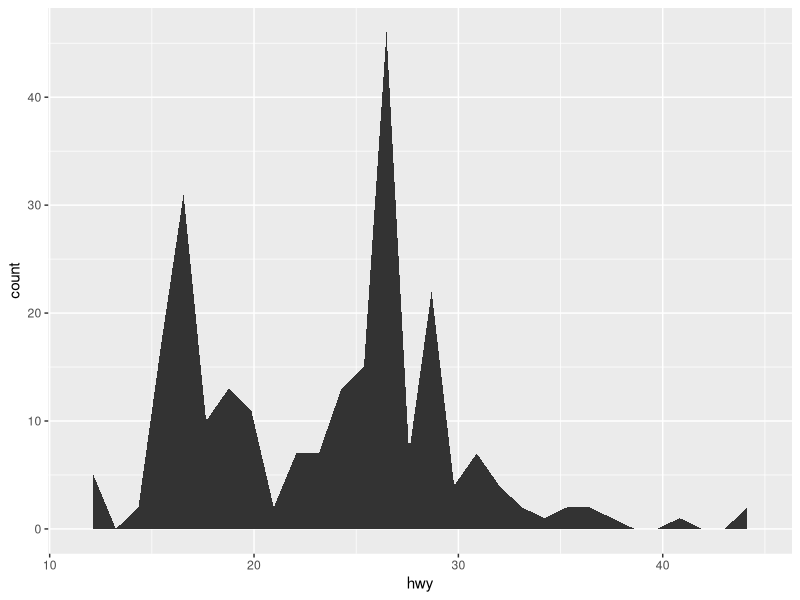
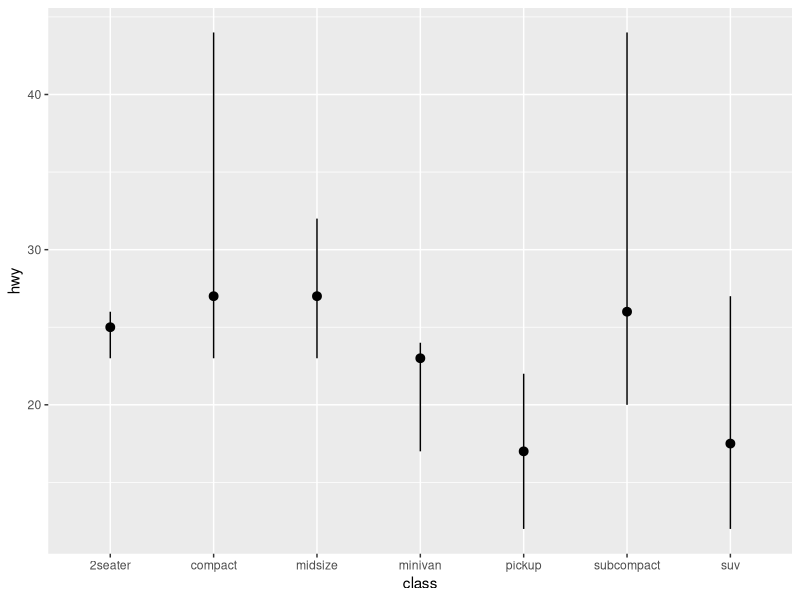
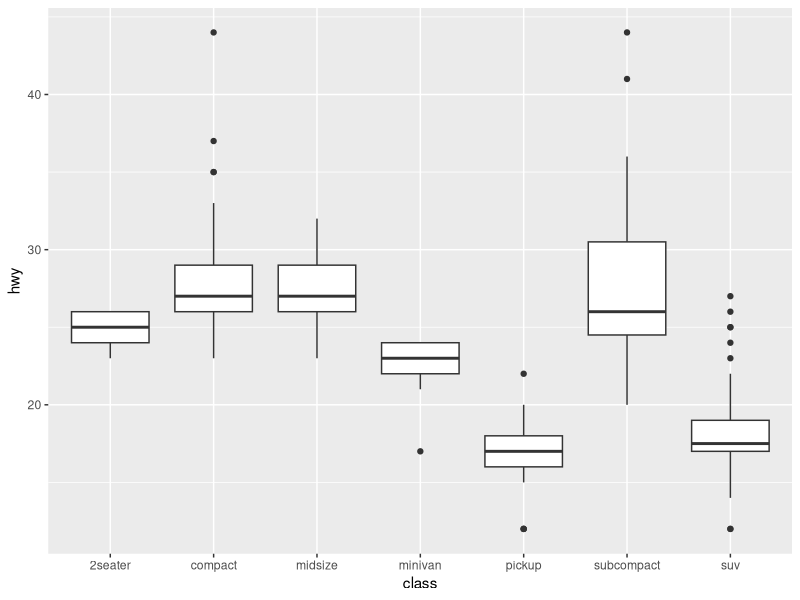
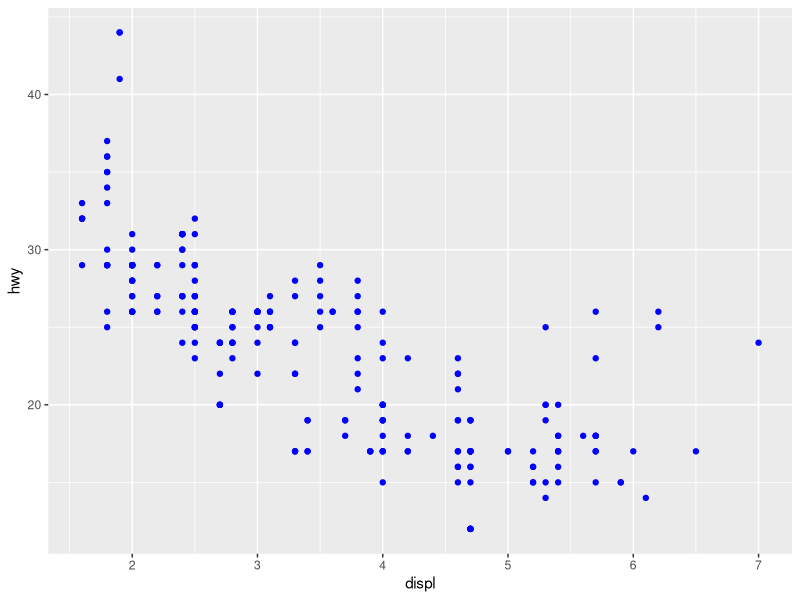
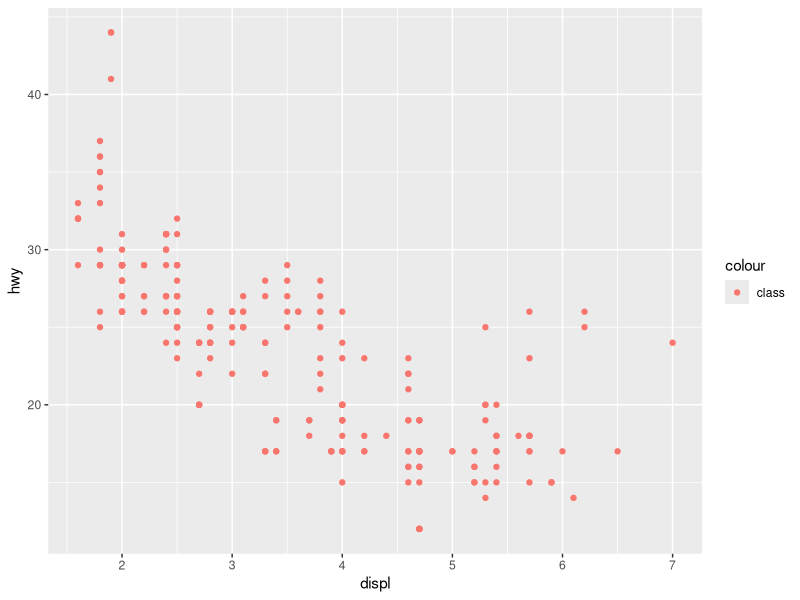
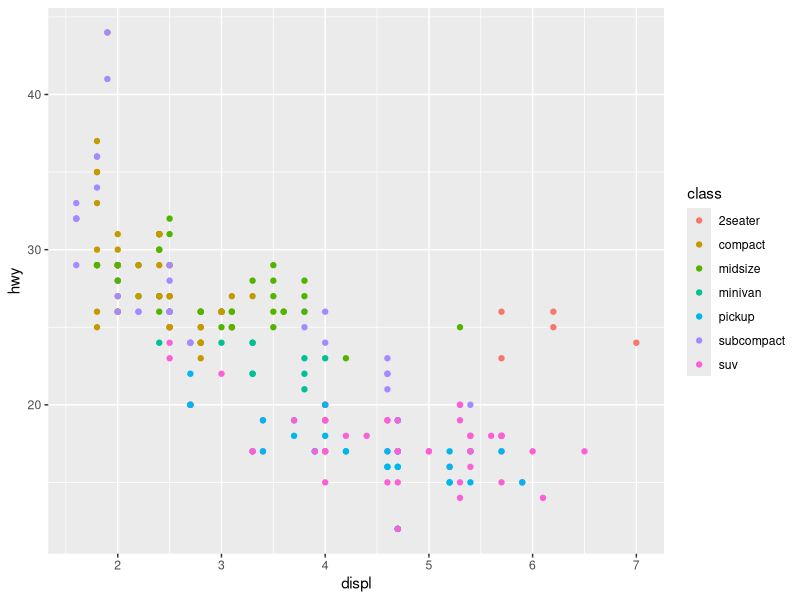
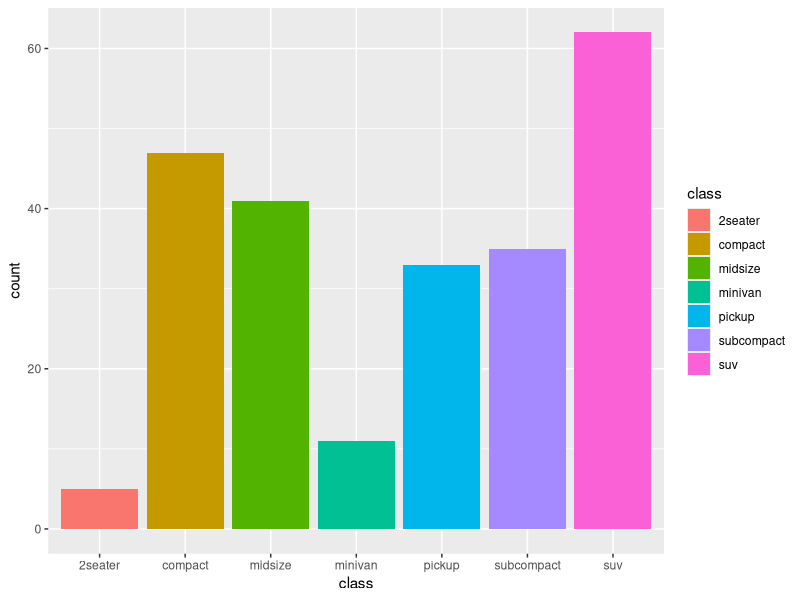
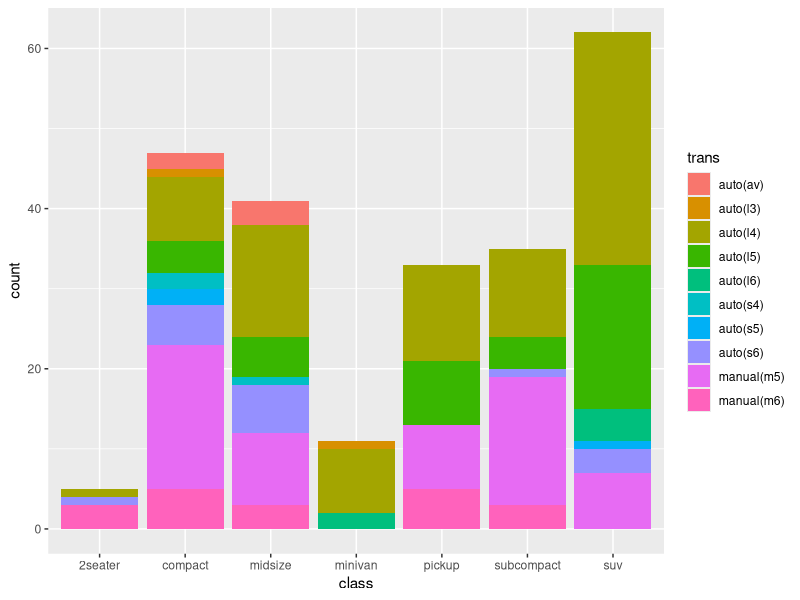

Here is the R script that generated these plots, in order:
## ---- chunk 1
# tidyverse packages
library(ggplot2)     # plotting data
## ---- chunk 2
ggplot(data = mpg) +
  geom_area(mapping = aes(hwy), stat = "bin")
## ---- chunk 3
ggplot(data = mpg) +
  stat_summary(
    mapping = aes(x = class, y = hwy),
    fun.ymin = min,
    fun.ymax = max,
    fun.y = median
  )
## ---- chunk 4
ggplot(data = mpg) +
  geom_boxplot(mapping = aes(x = class, y = hwy))
## ---- chunk 5
ggplot(data = mpg) +
  geom_point(mapping = aes(x = displ, y = hwy), color = "blue")
## ---- chunk 6
ggplot(data = mpg) +
  geom_point(mapping = aes(x = displ, y = hwy, color = "class"))
## ---- chunk 7
ggplot(data = mpg) +
  geom_point(mapping = aes(x = displ, y = hwy, color = class))
## ---- chunk 8
ggplot(data = mpg) +
  geom_bar(mapping = aes(x = class, fill = class))
## ---- chunk 9
ggplot(data = mpg) +
  geom_bar(mapping = aes(x = class, fill = trans))
## ---- chunk 10
ggplot(data = mpg) +
  geom_bar(mapping = aes(x = class, fill = trans), position = "dodge")
## ---- chunk 11
ggplot(data = mpg) +
  geom_point(mapping = aes(x = displ, y = hwy))
## ---- chunk 12
ggplot(data = mpg) +
  geom_point(mapping = aes(x = displ, y = hwy), position = "jitter")
## ---- chunk 13
ggplot(data = mpg) +
  geom_bar(mapping = aes(x = class, fill = trans), position = "dodge") +
  coord_flip()
